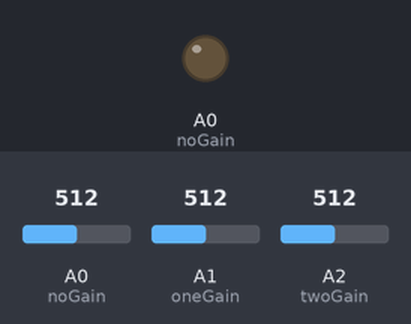
A sketch run on a simulated Arduino Zero (SAMD21). Shown: output pins drawn as LEDs (lit = HIGH). Inputs (shaded band) come from the test bench; at power-on: A0 (noGain) = 512, A1 (oneGain) = 512, A2 (twoGain) = 512 (analog values on the 0–1023 scale).

Above: at 0.1 s.
Timing chart, 0 to 1.6 s (numbered marks = the images above):
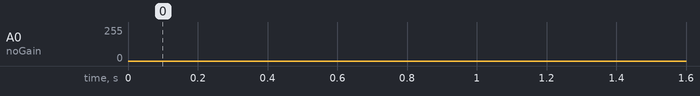

The sketch:

SSwpPckt.ino
```cpp
#define SSWP_LEN 335

#define SSWP_POS_SYNC 0
#define SSWP_POS_COUNT 2
#define SSWP_POS_TIME 4
#define SSWP_POS_CHECKSUM 12
#define SSWP_POS_STAT 14
#define SSWP_POS_STEP 15

#define vSweep DAC0

#define noGain A0
#define oneGain A1
#define twoGain A2


void setup() {
  // put your setup code here, to run once:
  analogWriteResolution(12);
  analogReadResolution(12);

  pinMode(noGain,INPUT);
  pinMode(oneGain,INPUT);
  pinMode(twoGain,INPUT);

}

//Create Large Sweep Packet
byte SSWPPckt[SSWP_LEN];

uint8_t syncAlpha = 0x17;
uint8_t syncBravo = 0x33;
uint8_t count = 1;
uint32_t startTime;
uint32_t endTime;
uint16_t checkSum = 50;
uint8_t stats = 1;

//1: vOut  2: No Gain Stage  3: First Gain Stage  4: Second Gain Stage
uint16_t voltageStep[4];
uint16_t vOut;

void loop() {
  // put your main code here, to run repeatedly:
  //Begin up-sweep at 1.007V (1250) End at 1.974V (2450)
  vOut = 1250;
  startTime = millis();
  for(int i = 0; i < 20; i++){
    analogWrite(vSweep,vOut);
    voltageStep[0] = vOut;
    voltageStep[1] = analogRead(noGain);
    voltageStep[2] = analogRead(oneGain);
    voltageStep[3] = analogRead(twoGain);

    memcpy( &SSWPPckt[SSWP_POS_STEP + (i * 2 * 4)], &voltageStep, 2 * 4);

    //Increase Voltage Out
    vOut+=60;
  }

  //Begin down-sweep at 1.974V (2450) End at 1.007V (1250)
  for(int i = 0; i < 20; i++){
    analogWrite(vSweep,vOut);
    voltageStep[0] = vOut;
    voltageStep[1] = analogRead(noGain);
    voltageStep[2] = analogRead(oneGain);
    voltageStep[3] = analogRead(twoGain);

    memcpy( &SSWPPckt[SSWP_POS_STEP + (i * 2 * 4)], &voltageStep, 2 * 4);

    vOut-=60;
  }
  endTime = millis();

  memcpy( &SSWPPckt[SSWP_POS_SYNC], &syncAlpha, 1);
  memcpy( &SSWPPckt[SSWP_POS_SYNC + 1], &syncBravo, 1);
  memcpy( &SSWPPckt[SSWP_POS_COUNT], &count, 2);
  memcpy( &SSWPPckt[SSWP_POS_TIME], &startTime, 4);
  memcpy( &SSWPPckt[SSWP_POS_TIME + 4], &endTime, 4);
  memcpy( &SSWPPckt[SSWP_POS_CHECKSUM], &checkSum, 2);
  memcpy( &SSWPPckt[SSWP_POS_STAT], &stats, 1);

  count++;
}
```
